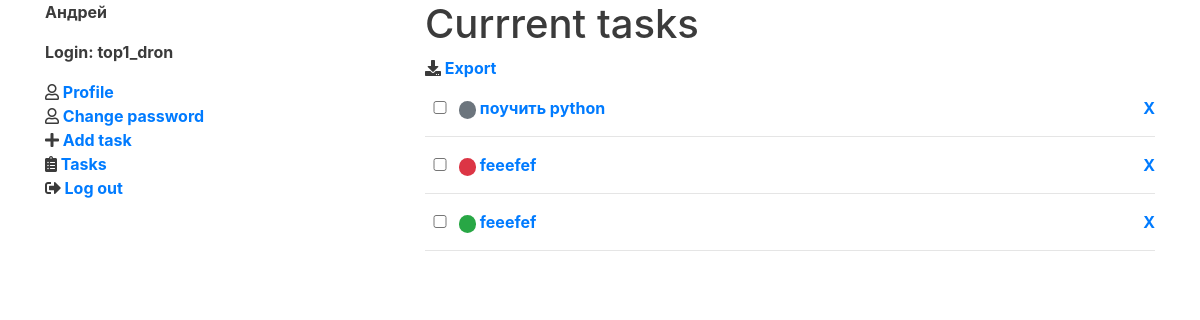
Page /tasks/list/ (signed in) on the earlier database version.
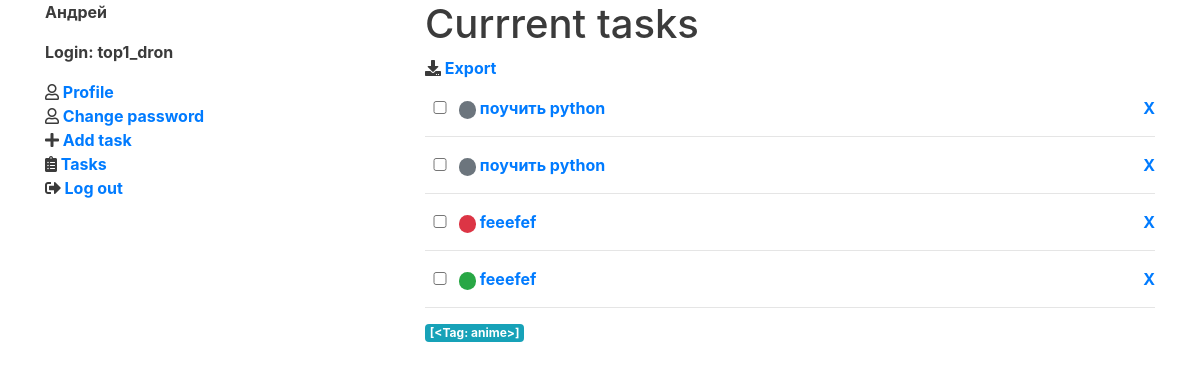
Same page on the later database version.
### tasks/models.py (models this page shows, shortened)
class TodoItem(models.Model):
    PRIORITY_HIGH = 1
    PRIORITY_MEDIUM = 2
    PRIORITY_LOW = 3
    PRIORITY_CHOISES = [
        (PRIORITY_HIGH, 'High priority'),
        (PRIORITY_MEDIUM, 'Medium priority'),
        (PRIORITY_LOW, 'Low priority'),
    ]
    description = models.CharField(max_length=64)
    is_completed = models.BooleanField("executed", default=False)
    created = models.DateTimeField(auto_now_add=True)
    updated = models.DateTimeField(auto_now=True)
    owner = models.ForeignKey(
        User,
        on_delete=models.CASCADE,
        related_name='tasks'
    )
    priority = models.IntegerField(
        'Priority', choices=PRIORITY_CHOISES, default=PRIORITY_MEDIUM
    )
    tags = TaggableManager(through=RuTaggedItem)
    def __str__(self):
        return self.description.lower()
    class Meta:
        ordering = ('-created',)

### tasks/views.py (the view)
# urls.py: path('list/', views.TaskListView.as_view(), name='list'),
class TaskListView(LoginRequiredMixin, ListView):
    model=TodoItem
    context_object_name = 'tasks'
    template_name = 'tasks/list.html'
    def get_queryset(self):
        user = self.request.user
        qs = super().get_queryset()
        return qs.filter(owner=user)
    def get_context_data(self, **kwargs):
        context = super().get_context_data(**kwargs)
        user_tasks = self.get_queryset()
        tags = []
        for t in user_tasks:
            tags.append(list(t.tags.all()))
        context['tags'] = filter_tags(tags)
        return context

### tasks/views.py (called while the page is built)
def filter_tags(tags_by_task):
    filterTags = []
    for listTags in tags_by_task:
        for tag in listTags:
            if tag not in filterTags:
                filterTags.append(tag)
    return filterTags

### tasks/templates/tasks/list.html (shortened to what this page needs)
{% extends 'base.html' %}
{% load static %}
{% block main_content %}
    <h1>Currrent tasks</h1>
    <p><i class="fa fa-download"></i>&nbsp;<a href="{% url "tasks:export"%}">Export</a></p>
        <ul id='todo-list'>
        {% for task in tasks %}
            {% if task.is_completed %}
            <li class="completed">
                <input class='checkbox' data-uid={{task.id}} type='checkbox' disabled='disabled' checked='checked' />
            {% else %}
            <li>
                <input class='checkbox' data-uid={{task.id}} type='checkbox' />
            {% endif %}
            {% if task.priority == task.PRIORITY_HIGH %}
                <span class="badge badge-pill badge-danger">&nbsp;</span>
            {% elif task.priority == task.PRIORITY_MEDIUM %}
                <span class="badge badge-pill badge-secondary">&nbsp;</span>
            {% elif task.priority == task.PRIORITY_LOW %}
                <span class="badge badge-pill badge-success">&nbsp;</span>
            {% endif %}
                <a href={% url "tasks:details" task.id %}>{{ task }}</a>
                <a class="remove" href={% url "tasks:delete" task.id %}>X</a>
                <hr/>
            </li>
        {% endfor %}
        </ul>
        <ul class='list-inline'>
        {% for tag in tags %}
            <li class='list-inline-item'>
                <span class='badge badge-info'>{{ tags }}</span>
            </li>
        {% endfor %}
        </ul>
{% endblock main_content %}

### templates/base.html (shortened to what this page needs)
{% load static %}
<html>
  <head>
    <link rel="stylesheet" href="{% static 'css/styles.css' %}">
    <link rel="stylesheet" href="https://maxcdn.bootstrapcdn.com/bootstrap/4.0.0/css/bootstrap.min.css">
  <link rel="stylesheet" href="https://use.fontawesome.com/releases/v5.7.0/css/all.css">
  </head>
    <body>
    <div class="container">
      <div class="row">
        <div class="side_bar col">
          {% block side_bar %}
            {% if user.is_authenticated %}
              <p>{{ user.first_name }}</p>
              <p>Login: {{ user.username }}</p>
                <ul>
                    <li><i class="far fa-user"></i>&nbsp;<a href="{% url "accounts:edit" %}">Profile</a></li>
                    <li><i class="far fa-user"></i>&nbsp;<a href="{% url 'accounts:password-change' %}">Change password</a></li>
                    <li><i class="fa fa-plus"></i>&nbsp;<a href="{% url "tasks:create" %}">Add task</a></li>
                    <li><i class="fas fa-clipboard-list"></i>&nbsp;<a href="{% url "tasks:list" %}">Tasks</a></li>
                    <li><i class="fa fa-sign-out-alt"></i>&nbsp;<a href="{% url "accounts:logout" %}">Log out</a></li>
                </ul>
            {% endif %}
           {% endblock side_bar %}
        </div>
        <div class="main_content col-8">
          {% block main_content %}
          {% endblock %}
         </div>
      </div>
    </div>
  </body>
</html>

### static/css/styles.css (style rules this page uses)
.container { margin: 0 auto; min-width: 500px; width: 45%; text-align: left; color: #3b3b3b; font-weight: bold; }
ul { padding: 0; text-align: left; list-style: none; }
hr { border-bottom: 0; margin: 15px 0; }
input[type="checkbox"] { width: 30px; }
.remove { float: right; cursor: pointer; }

Differences in the rows shown:
added TodoItem: priority 2 (drawn), description "поучить python"
added Tag: name "[<Tag: anime>]"
